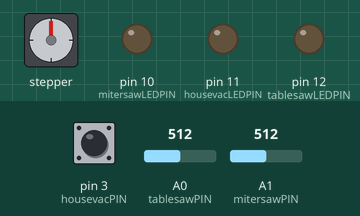
Recording of a sketch running on a simulated Arduino Nano, built with avr-gcc and run on an emulated ATmega328P. Shown: stepper motor, output pins drawn as LEDs (lit = HIGH). Wiring (inferred from the names in the program): stepper motor driver (200 steps per turn assumed): step pin 4; direction pin 5; enable pin 6. The test bench sets the inputs (shaded band); at power-on: A1 (mitersawPIN) = 512, pin 3 (housevacPIN) HIGH, A0 (tablesawPIN) = 512. Pins used as bus, display or sensor lines are not drawn.

Above: at 1.2 s.
1.3 s: A1 (mitersawPIN) set to 596
3.6 s: A1 (mitersawPIN) set to 630
5.1 s: pin 3 (housevacPIN) pulled LOW for 0.15 s
At 8.0 s:
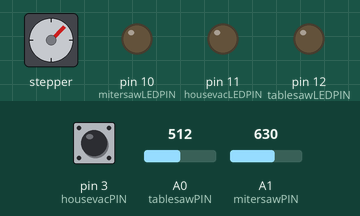
At 9.5 s:
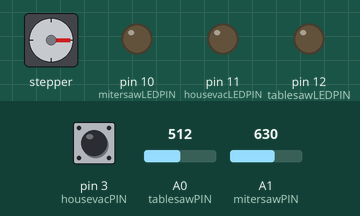
Timing chart, 0 to 17.5 s (numbered marks = the images above; inputs shaded):
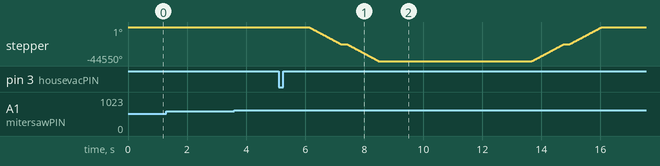

The sketch:

robovac.ino
```cpp
#define tablesawPIN A0    // table saw current sensor
#define mitersawPIN A1    // mitre saw currenet sensor
#define housevacPIN 3     // handheld vacuum hose
#define stepPin 4         // send pulses out to the motor controller
#define directionPin 5    // set the direction the motor will turn
#define enablePin 6       // stepper motor enable; Low to enable/ high to release
#define tablesawLEDPIN  12       // green indicator light on the small display
#define mitersawLEDPIN  10       //             same
#define housevacLEDPIN  11       //             same
#define VACUUMPIN A6      // output to turn on the vacuum

#define ON true
#define OFF false

bool tablesaw = OFF;
bool mitersaw = OFF;
bool housevac = OFF;
bool vacuum = OFF;
int stepstomove = 12375;
int stepperdelay = 40;

void setup()
{
  pinMode(directionPin, OUTPUT);
  pinMode(stepPin, OUTPUT);
  pinMode(enablePin, OUTPUT);
  pinMode(tablesawPIN, INPUT);
  pinMode(mitersawPIN, INPUT);
  pinMode(housevacPIN, INPUT_PULLUP);
  pinMode(tablesawLEDPIN, OUTPUT);
  pinMode(mitersawLEDPIN, OUTPUT);
  pinMode(housevacLEDPIN, OUTPUT);
  pinMode(VACUUMPIN, OUTPUT);

  Serial.begin(38400);

 }
void moveleft()
{
  digitalWrite(enablePin, LOW);       //put motor in control mode
  digitalWrite(directionPin, HIGH);    // set direction to move to the left
  for (int i=0; i<stepstomove; i++)          // move carriage
           {
           digitalWrite(stepPin, HIGH);
           delayMicroseconds(stepperdelay);
           digitalWrite(stepPin, LOW);
           delayMicroseconds(stepperdelay);
           }
  digitalWrite(enablePin, HIGH);
  delay(200);
}

void moveright()
{
  digitalWrite(enablePin, LOW);       //put motor in control mode
  digitalWrite(directionPin, LOW);    // set direction to rotate
  for (int i=0; i<stepstomove; i++)          // move carriage
           {
           digitalWrite(stepPin, HIGH);
           delayMicroseconds(stepperdelay);
           digitalWrite(stepPin, LOW);
           delayMicroseconds(stepperdelay);
           }
  digitalWrite(enablePin, HIGH);
  delay(200);
}

int getcurrent(int pin)
   {
   int min = 1000;
   int max = 0;
   for( int i; i<100; i++)
   {
   int currentvalue = analogRead(pin);
   if(currentvalue < min) { min = currentvalue; }
   if(currentvalue > max) { max = currentvalue; }
   delay(1);
   //Serial.println(max,min);
   }

    return max - min;
   }

void loop()
{
  //while(true) {Serial.println(getcurrent(tablesawPIN));}
  digitalWrite(enablePin, HIGH);
  if (getcurrent(tablesawPIN) > 100)      //if tablesaw is on, move hose to correct port and turn on vacuum
      {
      moveright();
      digitalWrite(VACUUMPIN, HIGH);
      digitalWrite(tablesawLEDPIN, HIGH);
      while(getcurrent(tablesawPIN) > 100) {  delay(200);  }
      digitalWrite(tablesawLEDPIN, LOW);
      delay(2000);
      digitalWrite(VACUUMPIN, LOW);
      delay(1000);
      moveleft();
      }

  if(getcurrent(mitersawPIN) > 100)    //if mitersaw is on, move hose to correct port and turn on vacuum
      {
      moveleft();
      digitalWrite(VACUUMPIN, HIGH);
      digitalWrite(mitersawLEDPIN, HIGH);
      while(getcurrent(mitersawPIN) > 100) {  delay(200);  }
      digitalWrite(mitersawLEDPIN, LOW);
      delay(2000);
      digitalWrite(VACUUMPIN, LOW);
      delay(1000);
      moveright();
      }

  if (!digitalRead(housevacPIN))
     {
     delay(1000);
     if  (!digitalRead(housevacPIN))   //if A is only pressed once, then the pin will still be high so they want housevac
         {
         digitalWrite(VACUUMPIN, HIGH);
         while (!digitalRead(housevacPIN))   {  delay(200); }
         digitalWrite(VACUUMPIN, LOW);
         }
     else      //if pin went low in the 600msec delay, then user pressed "B" and wants the lathe vacuum on
         {
          moveright();
          moveright();
          digitalWrite(VACUUMPIN, HIGH);
          delay(5000);    //give the user time to hit the A button again to put pin in the high state
          while (!digitalRead(housevacPIN))   {  delay(200); }
          digitalWrite(VACUUMPIN, LOW);
          moveleft();
          moveleft();
         }
     }
}
```

Measured:
- after the input at 1.3 s, every drawn part: stays the same
- after the input at 3.6 s, every drawn part: stays the same
- after the input at 5.1 s, stepper: turns 44550° counter-clockwise in 2.4 s, then 44550° clockwise in 2.4 s
